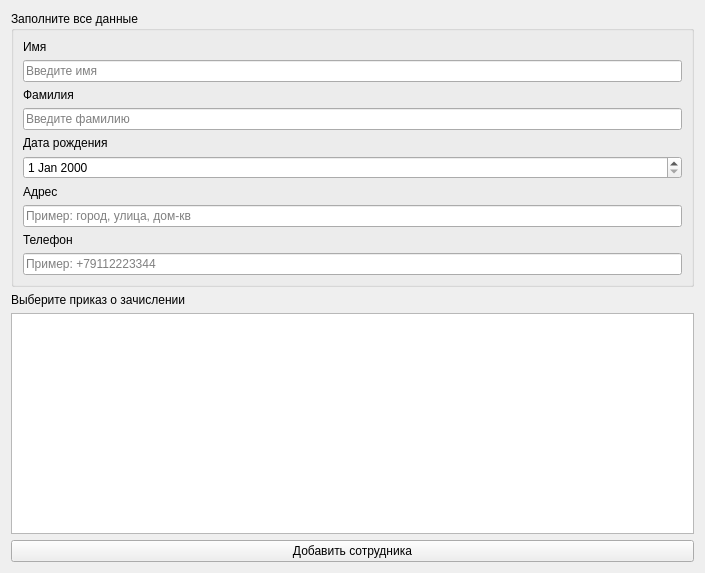
<?xml version="1.0" encoding="UTF-8"?>
<ui version="4.0">
 <class>Form</class>
 <widget class="QWidget" name="Form">
  <property name="geometry">
   <rect>
    <x>0</x>
    <y>0</y>
    <width>705</width>
    <height>573</height>
   </rect>
  </property>
  <property name="windowTitle">
   <string>Form</string>
  </property>
  <layout class="QVBoxLayout" name="verticalLayout_3">
   <item>
    <widget class="QGroupBox" name="groupBox">
     <property name="title">
      <string>Заполните все данные</string>
     </property>
     <layout class="QVBoxLayout" name="verticalLayout">
      <item>
       <widget class="QLabel" name="label">
        <property name="text">
         <string>Имя</string>
        </property>
       </widget>
      </item>
      <item>
       <widget class="QLineEdit" name="lineEdit">
        <property name="placeholderText">
         <string>Введите имя</string>
        </property>
       </widget>
      </item>
      <item>
       <widget class="QLabel" name="label_2">
        <property name="text">
         <string>Фамилия</string>
        </property>
       </widget>
      </item>
      <item>
       <widget class="QLineEdit" name="lineEdit_2">
        <property name="text">
         <string/>
        </property>
        <property name="placeholderText">
         <string>Введите фамилию</string>
        </property>
       </widget>
      </item>
      <item>
       <widget class="QLabel" name="label_4">
        <property name="text">
         <string>Дата рождения</string>
        </property>
       </widget>
      </item>
      <item>
       <widget class="QDateEdit" name="dateEdit"/>
      </item>
      <item>
       <widget class="QLabel" name="label_3">
        <property name="text">
         <string>Адрес</string>
        </property>
       </widget>
      </item>
      <item>
       <widget class="QLineEdit" name="lineEdit_3">
        <property name="placeholderText">
         <string>Пример: город, улица, дом-кв</string>
        </property>
       </widget>
      </item>
      <item>
       <widget class="QLabel" name="label_5">
        <property name="text">
         <string>Телефон</string>
        </property>
       </widget>
      </item>
      <item>
       <widget class="QLineEdit" name="lineEdit_4">
        <property name="placeholderText">
         <string>Пример: +79112223344</string>
        </property>
       </widget>
      </item>
     </layout>
    </widget>
   </item>
   <item>
    <layout class="QVBoxLayout" name="verticalLayout_2">
     <item>
      <widget class="QLabel" name="label_6">
       <property name="text">
        <string>Выберите приказ о зачислении</string>
       </property>
      </widget>
     </item>
     <item>
      <widget class="QTableView" name="tableView"/>
     </item>
    </layout>
   </item>
   <item>
    <widget class="QPushButton" name="pushButton">
     <property name="text">
      <string>Добавить сотрудника</string>
     </property>
    </widget>
   </item>
  </layout>
 </widget>
 <resources/>
 <connections/>
</ui>
